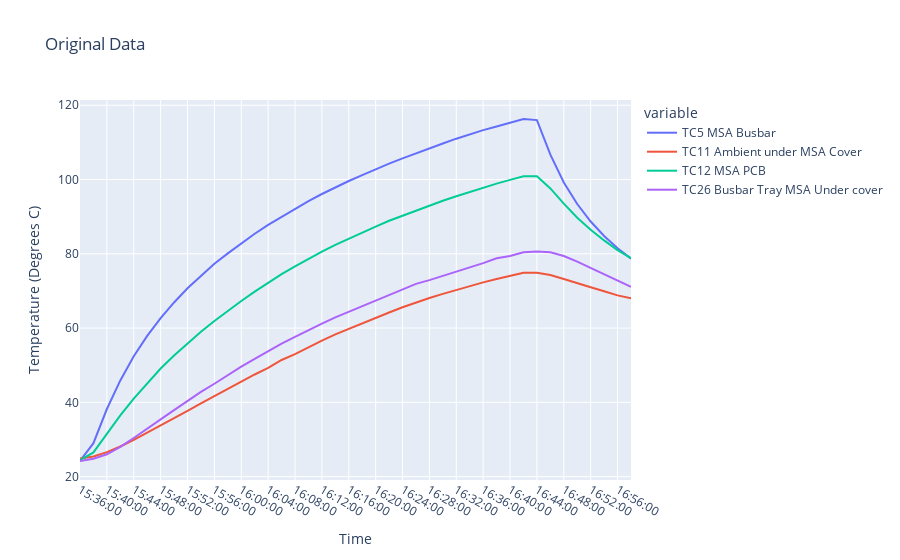

The code cell stored with this chart in its notebook:
### Code cell
# plot all columns of the original df using plotly and display in this notebook
msa_columns = [col for col in df_original.columns if 'MSA' in col]

# fig = px.line(df_original, x=df_original['Time'], y=msa_columns, yaxis_title='Temperature (Degrees C)', title='Original Data')
fig = px.line(df_original, x='Time', y=msa_columns, title='Original Data', 
              labels={'value': 'Temperature (Degrees C)'})

fig.show()

### Figure 1 — Plotly figure (JSON) as saved in the notebook; plotly's stock layout.template omitted (floating-point values rounded to 4 significant figures)
{"data": [{"hovertemplate": "variable=TC5 MSA Busbar<br>Time=%{x}<br>Temperature (Degrees C)=%{y}<extra></extra>", "legendgroup": "TC5 MSA Busbar", "line": {"color": "#636efa", "dash": "solid"}, "marker": {"symbol": "circle"}, "mode": "lines", "name": "TC5 MSA Busbar", "orientation": "v", "showlegend": true, "type": "scatter", "x": ["15:36:00", "15:38:00", "15:40:00", "15:42:00", "15:44:00", "15:46:00", "15:48:00", "15:50:00", "15:52:00", "15:54:00", "15:56:00", "15:58:00", "16:00:00", "16:02:00", "16:04:00", "16:06:00", "16:08:00", "16:10:00", "16:12:00", "16:14:00", "16:16:00", "16:18:00", "16:20:00", "16:22:00", "16:24:00", "16:26:00", "16:28:00", "16:30:00", "16:32:00", "16:34:00", "16:36:00", "16:38:00", "16:40:00", "16:42:00", "16:44:00", "16:46:00", "16:48:00", "16:50:00", "16:52:00", "16:54:00", "16:56:00", "16:58:00"], "xaxis": "x", "y": [24.2, 29, 38.2, 45.9, 52.4, 57.9, 62.7, 66.9, 70.7, 74.1, 77.3, 80.1, 82.8, 85.4, 87.8, 90, 92.2, 94.2, 96.1, 97.9, 99.6, 101.2, 102.8, 104.3, 105.7, 107.1, 108.5, 109.7, 111, 112.2, 113.3, 114.3, 115.4, 116.3, 116, 106.7, 99.2, 93.4, 88.7, 84.8, 81.5, 78.7], "yaxis": "y"}, {"hovertemplate": "variable=TC11 Ambient under MSA Cover<br>Time=%{x}<br>Temperature (Degrees C)=%{y}<extra></extra>", "legendgroup": "TC11 Ambient under MSA Cover", "line": {"color": "#EF553B", "dash": "solid"}, "marker": {"symbol": "circle"}, "mode": "lines", "name": "TC11 Ambient under MSA Cover", "orientation": "v", "showlegend": true, "type": "scatter", "x": ["15:36:00", "15:38:00", "15:40:00", "15:42:00", "15:44:00", "15:46:00", "15:48:00", "15:50:00", "15:52:00", "15:54:00", "15:56:00", "15:58:00", "16:00:00", "16:02:00", "16:04:00", "16:06:00", "16:08:00", "16:10:00", "16:12:00", "16:14:00", "16:16:00", "16:18:00", "16:20:00", "16:22:00", "16:24:00", "16:26:00", "16:28:00", "16:30:00", "16:32:00", "16:34:00", "16:36:00", "16:38:00", "16:40:00", "16:42:00", "16:44:00", "16:46:00", "16:48:00", "16:50:00", "16:52:00", "16:54:00", "16:56:00", "16:58:00"], "xaxis": "x", "y": [24.9, 25.4, 26.6, 28.1, 29.9, 31.8, 33.7, 35.7, 37.7, 39.7, 41.7, 43.7, 45.6, 47.5, 49.3, 51.4, 53, 54.9, 56.6, 58.3, 59.8, 61.4, 62.9, 64.2, 65.6, 66.9, 68.1, 69.2, 70.3, 71.3, 72.3, 73.2, 74.1, 74.9, 74.9, 74.3, 73.2, 72, 71, 69.9, 68.8, 68], "yaxis": "y"}, {"hovertemplate": "variable=TC12 MSA PCB<br>Time=%{x}<br>Temperature (Degrees C)=%{y}<extra></extra>", "legendgroup": "TC12 MSA PCB", "line": {"color": "#00cc96", "dash": "solid"}, "marker": {"symbol": "circle"}, "mode": "lines", "name": "TC12 MSA PCB", "orientation": "v", "showlegend": true, "type": "scatter", "x": ["15:36:00", "15:38:00", "15:40:00", "15:42:00", "15:44:00", "15:46:00", "15:48:00", "15:50:00", "15:52:00", "15:54:00", "15:56:00", "15:58:00", "16:00:00", "16:02:00", "16:04:00", "16:06:00", "16:08:00", "16:10:00", "16:12:00", "16:14:00", "16:16:00", "16:18:00", "16:20:00", "16:22:00", "16:24:00", "16:26:00", "16:28:00", "16:30:00", "16:32:00", "16:34:00", "16:36:00", "16:38:00", "16:40:00", "16:42:00", "16:44:00", "16:46:00", "16:48:00", "16:50:00", "16:52:00", "16:54:00", "16:56:00", "16:58:00"], "xaxis": "x", "y": [24.4, 26.5, 31.5, 36.5, 41, 45.2, 49.1, 52.6, 55.9, 59, 61.9, 64.7, 67.3, 69.8, 72.2, 74.5, 76.6, 78.7, 80.6, 82.4, 84.1, 85.8, 87.3, 88.9, 90.3, 91.7, 93, 94.3, 95.5, 96.7, 97.8, 98.9, 99.9, 100.9, 100.9, 97.6, 93.5, 89.7, 86.5, 83.6, 81, 78.8], "yaxis": "y"}, {"hovertemplate": "variable=TC26 Busbar Tray MSA Under cover<br>Time=%{x}<br>Temperature (Degrees C)=%{y}<extra></extra>", "legendgroup": "TC26 Busbar Tray MSA Under cover", "line": {"color": "#ab63fa", "dash": "solid"}, "marker": {"symbol": "circle"}, "mode": "lines", "name": "TC26 Busbar Tray MSA Under cover", "orientation": "v", "showlegend": true, "type": "scatter", "x": ["15:36:00", "15:38:00", "15:40:00", "15:42:00", "15:44:00", "15:46:00", "15:48:00", "15:50:00", "15:52:00", "15:54:00", "15:56:00", "15:58:00", "16:00:00", "16:02:00", "16:04:00", "16:06:00", "16:08:00", "16:10:00", "16:12:00", "16:14:00", "16:16:00", "16:18:00", "16:20:00", "16:22:00", "16:24:00", "16:26:00", "16:28:00", "16:30:00", "16:32:00", "16:34:00", "16:36:00", "16:38:00", "16:40:00", "16:42:00", "16:44:00", "16:46:00", "16:48:00", "16:50:00", "16:52:00", "16:54:00", "16:56:00", "16:58:00"], "xaxis": "x", "y": [24.2, 24.8, 26, 28, 30.4, 32.8, 35.4, 37.9, 40.4, 42.8, 45, 47.4, 49.6, 51.7, 53.8, 55.8, 57.6, 59.5, 61.2, 62.9, 64.4, 66, 67.4, 68.8, 70.3, 71.9, 72.9, 74, 75.2, 76.4, 77.5, 78.8, 79.4, 80.4, 80.6, 80.4, 79.4, 77.9, 76.2, 74.5, 72.7, 71.1], "yaxis": "y"}], "layout": {"legend": {"title": {"text": "variable"}, "tracegroupgap": 0}, "title": {"text": "Original Data"}, "xaxis": {"anchor": "y", "domain": [0, 1], "title": {"text": "Time"}}, "yaxis": {"anchor": "x", "domain": [0, 1], "title": {"text": "Temperature (Degrees C)"}}}}
